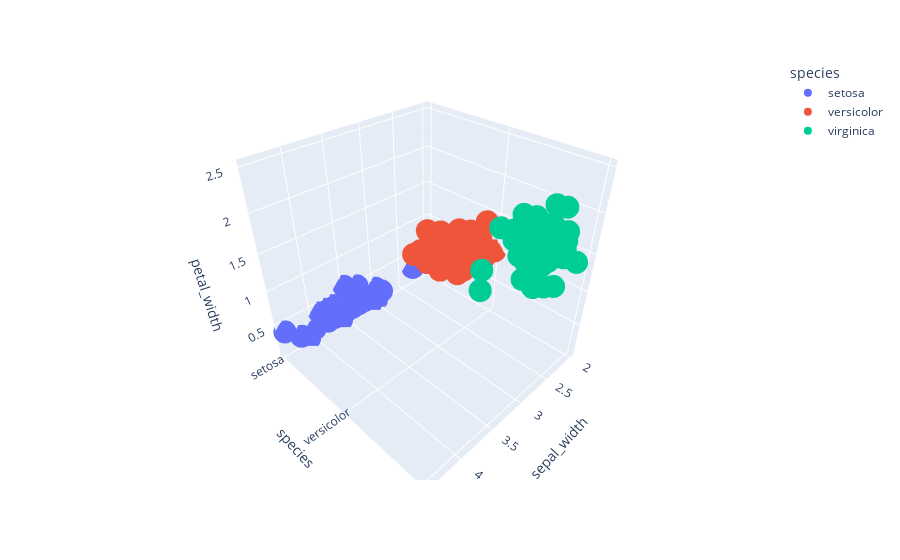

Notebook code for this chart:
### Code cell
# 3D scatter plot

fig_8 = px.scatter_3d(df, x='sepal_width', y='species', z='petal_width', color='species')
fig_8.show()

### Figure 1 — Plotly figure (JSON) as saved in the notebook; plotly's stock layout.template omitted (floating-point values rounded to 4 significant figures)
{"data": [{"hovertemplate": "species=%{y}<br>sepal_width=%{x}<br>petal_width=%{z}<extra></extra>", "legendgroup": "setosa", "marker": {"color": "#636efa", "symbol": "circle"}, "mode": "markers", "name": "setosa", "scene": "scene", "showlegend": true, "type": "scatter3d", "x": [3.5, 3, 3.2, 3.1, 3.6, 3.9, 3.4, 3.4, 2.9, 3.1, 3.7, 3.4, 3, 3, 4, 4.4, 3.9, 3.5, 3.8, 3.8, 3.4, 3.7, 3.6, 3.3, 3.4, 3, 3.4, 3.5, 3.4, 3.2, 3.1, 3.4, 4.1, 4.2, 3.1, 3.2, 3.5, 3.6, 3, 3.4, 3.5, 2.3, 3.2, 3.5, 3.8, 3, 3.8, 3.2, 3.7, 3.3], "y": ["setosa", "setosa", "setosa", "setosa", "setosa", "setosa", "setosa", "setosa", "setosa", "setosa", "setosa", "setosa", "setosa", "setosa", "setosa", "setosa", "setosa", "setosa", "setosa", "setosa", "setosa", "setosa", "setosa", "setosa", "setosa", "setosa", "setosa", "setosa", "setosa", "setosa", "setosa", "setosa", "setosa", "setosa", "setosa", "setosa", "setosa", "setosa", "setosa", "setosa", "setosa", "setosa", "setosa", "setosa", "setosa", "setosa", "setosa", "setosa", "setosa", "setosa"], "z": [0.2, 0.2, 0.2, 0.2, 0.2, 0.4, 0.3, 0.2, 0.2, 0.1, 0.2, 0.2, 0.1, 0.1, 0.2, 0.4, 0.4, 0.3, 0.3, 0.3, 0.2, 0.4, 0.2, 0.5, 0.2, 0.2, 0.4, 0.2, 0.2, 0.2, 0.2, 0.4, 0.1, 0.2, 0.2, 0.2, 0.2, 0.1, 0.2, 0.2, 0.3, 0.3, 0.2, 0.6, 0.4, 0.3, 0.2, 0.2, 0.2, 0.2]}, {"hovertemplate": "species=%{y}<br>sepal_width=%{x}<br>petal_width=%{z}<extra></extra>", "legendgroup": "versicolor", "marker": {"color": "#EF553B", "symbol": "circle"}, "mode": "markers", "name": "versicolor", "scene": "scene", "showlegend": true, "type": "scatter3d", "x": [3.2, 3.2, 3.1, 2.3, 2.8, 2.8, 3.3, 2.4, 2.9, 2.7, 2, 3, 2.2, 2.9, 2.9, 3.1, 3, 2.7, 2.2, 2.5, 3.2, 2.8, 2.5, 2.8, 2.9, 3, 2.8, 3, 2.9, 2.6, 2.4, 2.4, 2.7, 2.7, 3, 3.4, 3.1, 2.3, 3, 2.5, 2.6, 3, 2.6, 2.3, 2.7, 3, 2.9, 2.9, 2.5, 2.8], "y": ["versicolor", "versicolor", "versicolor", "versicolor", "versicolor", "versicolor", "versicolor", "versicolor", "versicolor", "versicolor", "versicolor", "versicolor", "versicolor", "versicolor", "versicolor", "versicolor", "versicolor", "versicolor", "versicolor", "versicolor", "versicolor", "versicolor", "versicolor", "versicolor", "versicolor", "versicolor", "versicolor", "versicolor", "versicolor", "versicolor", "versicolor", "versicolor", "versicolor", "versicolor", "versicolor", "versicolor", "versicolor", "versicolor", "versicolor", "versicolor", "versicolor", "versicolor", "versicolor", "versicolor", "versicolor", "versicolor", "versicolor", "versicolor", "versicolor", "versicolor"], "z": [1.4, 1.5, 1.5, 1.3, 1.5, 1.3, 1.6, 1, 1.3, 1.4, 1, 1.5, 1, 1.4, 1.3, 1.4, 1.5, 1, 1.5, 1.1, 1.8, 1.3, 1.5, 1.2, 1.3, 1.4, 1.4, 1.7, 1.5, 1, 1.1, 1, 1.2, 1.6, 1.5, 1.6, 1.5, 1.3, 1.3, 1.3, 1.2, 1.4, 1.2, 1, 1.3, 1.2, 1.3, 1.3, 1.1, 1.3]}, {"hovertemplate": "species=%{y}<br>sepal_width=%{x}<br>petal_width=%{z}<extra></extra>", "legendgroup": "virginica", "marker": {"color": "#00cc96", "symbol": "circle"}, "mode": "markers", "name": "virginica", "scene": "scene", "showlegend": true, "type": "scatter3d", "x": [3.3, 2.7, 3, 2.9, 3, 3, 2.5, 2.9, 2.5, 3.6, 3.2, 2.7, 3, 2.5, 2.8, 3.2, 3, 3.8, 2.6, 2.2, 3.2, 2.8, 2.8, 2.7, 3.3, 3.2, 2.8, 3, 2.8, 3, 2.8, 3.8, 2.8, 2.8, 2.6, 3, 3.4, 3.1, 3, 3.1, 3.1, 3.1, 2.7, 3.2, 3.3, 3, 2.5, 3, 3.4, 3], "y": ["virginica", "virginica", "virginica", "virginica", "virginica", "virginica", "virginica", "virginica", "virginica", "virginica", "virginica", "virginica", "virginica", "virginica", "virginica", "virginica", "virginica", "virginica", "virginica", "virginica", "virginica", "virginica", "virginica", "virginica", "virginica", "virginica", "virginica", "virginica", "virginica", "virginica", "virginica", "virginica", "virginica", "virginica", "virginica", "virginica", "virginica", "virginica", "virginica", "virginica", "virginica", "virginica", "virginica", "virginica", "virginica", "virginica", "virginica", "virginica", "virginica", "virginica"], "z": [2.5, 1.9, 2.1, 1.8, 2.2, 2.1, 1.7, 1.8, 1.8, 2.5, 2, 1.9, 2.1, 2, 2.4, 2.3, 1.8, 2.2, 2.3, 1.5, 2.3, 2, 2, 1.8, 2.1, 1.8, 1.8, 1.8, 2.1, 1.6, 1.9, 2, 2.2, 1.5, 1.4, 2.3, 2.4, 1.8, 1.8, 2.1, 2.4, 2.3, 1.9, 2.3, 2.5, 2.3, 1.9, 2, 2.3, 1.8]}], "layout": {"legend": {"title": {"text": "species"}, "tracegroupgap": 0}, "margin": {"t": 60}, "scene": {"domain": {"x": [0, 1], "y": [0, 1]}, "xaxis": {"title": {"text": "sepal_width"}}, "yaxis": {"categoryarray": ["setosa", "versicolor", "virginica"], "categoryorder": "array", "title": {"text": "species"}}, "zaxis": {"title": {"text": "petal_width"}}}}}
